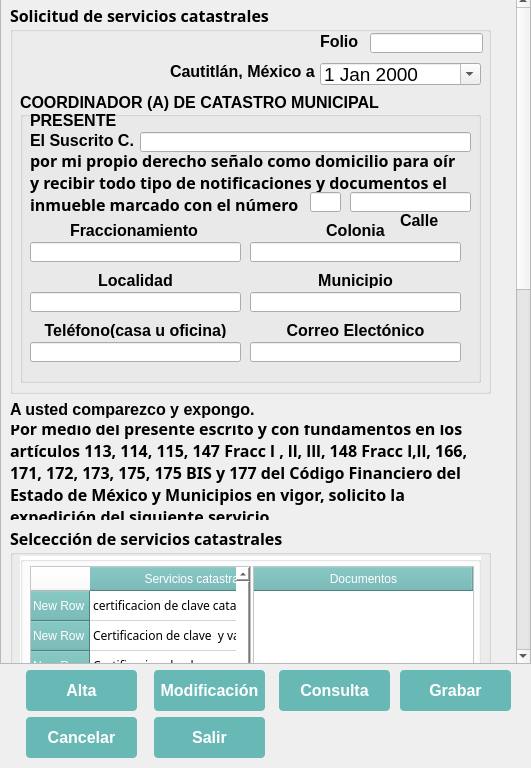
<?xml version="1.0" encoding="UTF-8"?>
<ui version="4.0">
 <class>SolicitudDialogBase</class>
 <widget class="QDialog" name="SolicitudDialogBase">
  <property name="geometry">
   <rect>
    <x>0</x>
    <y>0</y>
    <width>531</width>
    <height>768</height>
   </rect>
  </property>
  <property name="windowTitle">
   <string>Solicitud</string>
  </property>
  <property name="styleSheet">
   <string notr="true">QPushButton{
background-color: rgb(104, 185, 181);
color : rgb(255,255,255);
border-radius : 4px;
}
QPushButton::hover{
background: rgb(188, 228, 226);
color : rgb(255,255,255);
border-radius : 4px;
}
QPushButton:disabled {
background : rgb(42, 124, 120);
}
QHeaderView::section
{
background-color: rgb(104, 185, 181);
color : rgb(255,255,255 );
text-align: right;
font-size:12px;
height:24px
}
</string>
  </property>
  <widget class="QScrollArea" name="scrollArea">
   <property name="geometry">
    <rect>
     <x>0</x>
     <y>-7</y>
     <width>531</width>
     <height>671</height>
    </rect>
   </property>
   <property name="widgetResizable">
    <bool>true</bool>
   </property>
   <widget class="QWidget" name="scrollAreaWidgetContents">
    <property name="geometry">
     <rect>
      <x>0</x>
      <y>-677</y>
      <width>512</width>
      <height>1526</height>
     </rect>
    </property>
    <layout class="QGridLayout" name="gridLayout">
     <item row="1" column="0" colspan="2">
      <widget class="QLabel" name="label_67">
       <property name="minimumSize">
        <size>
         <width>245</width>
         <height>19</height>
        </size>
       </property>
       <property name="maximumSize">
        <size>
         <width>245</width>
         <height>19</height>
        </size>
       </property>
       <property name="font">
        <font>
         <family>Arial</family>
         <pointsize>12</pointsize>
         <weight>75</weight>
         <bold>true</bold>
        </font>
       </property>
       <property name="text">
        <string>A usted comparezco y expongo.</string>
       </property>
      </widget>
     </item>
     <item row="2" column="0" colspan="3">
      <widget class="QLabel" name="label_68">
       <property name="minimumSize">
        <size>
         <width>489</width>
         <height>95</height>
        </size>
       </property>
       <property name="maximumSize">
        <size>
         <width>489</width>
         <height>95</height>
        </size>
       </property>
       <property name="font">
        <font>
         <family>Century Gothic</family>
         <pointsize>12</pointsize>
         <weight>75</weight>
         <bold>true</bold>
        </font>
       </property>
       <property name="text">
        <string>Por medio del presente escrito y con fundamentos en los 
artículos 113, 114, 115, 147 Fracc l , ll, lll, 148 Fracc l,ll, 166, 
171, 172, 173, 175, 175 BIS y 177 del Código Financiero del 
Estado de México y Municipios en vigor, solicito la 
expedición del siguiente servicio.</string>
       </property>
      </widget>
     </item>
     <item row="0" column="0" colspan="3">
      <widget class="QGroupBox" name="mGroupBox_24">
       <property name="minimumSize">
        <size>
         <width>481</width>
         <height>391</height>
        </size>
       </property>
       <property name="maximumSize">
        <size>
         <width>481</width>
         <height>391</height>
        </size>
       </property>
       <property name="font">
        <font>
         <family>Century Gothic</family>
         <pointsize>12</pointsize>
         <weight>75</weight>
         <bold>true</bold>
        </font>
       </property>
       <property name="title">
        <string>Solicitud de servicios catastrales</string>
       </property>
       <property name="alignment">
        <set>Qt::AlignLeading|Qt::AlignLeft|Qt::AlignTop</set>
       </property>
       <property name="flat">
        <bool>false</bool>
       </property>
       <property name="checkable">
        <bool>false</bool>
       </property>
       <widget class="QLabel" name="label_54">
        <property name="geometry">
         <rect>
          <x>310</x>
          <y>30</y>
          <width>51</width>
          <height>16</height>
         </rect>
        </property>
        <property name="font">
         <font>
          <family>Arial</family>
          <pointsize>12</pointsize>
          <weight>75</weight>
          <bold>true</bold>
         </font>
        </property>
        <property name="text">
         <string>Folio</string>
        </property>
       </widget>
       <widget class="QLineEdit" name="lineEdit_13">
        <property name="geometry">
         <rect>
          <x>360</x>
          <y>30</y>
          <width>113</width>
          <height>20</height>
         </rect>
        </property>
       </widget>
       <widget class="QDateEdit" name="dateEdit_4">
        <property name="geometry">
         <rect>
          <x>310</x>
          <y>60</y>
          <width>161</width>
          <height>22</height>
         </rect>
        </property>
        <property name="font">
         <font>
          <family>Arial</family>
          <pointsize>14</pointsize>
          <weight>9</weight>
          <italic>false</italic>
          <bold>false</bold>
         </font>
        </property>
        <property name="styleSheet">
         <string notr="true">
font: 75 14pt &quot;Arial&quot;;</string>
        </property>
        <property name="calendarPopup">
         <bool>true</bool>
        </property>
        <property name="timeSpec">
         <enum>Qt::TimeZone</enum>
        </property>
       </widget>
       <widget class="QLabel" name="label_55">
        <property name="geometry">
         <rect>
          <x>160</x>
          <y>60</y>
          <width>151</width>
          <height>16</height>
         </rect>
        </property>
        <property name="font">
         <font>
          <family>Arial</family>
          <pointsize>12</pointsize>
          <weight>75</weight>
          <bold>true</bold>
         </font>
        </property>
        <property name="text">
         <string>Cautitlán, México a</string>
        </property>
       </widget>
       <widget class="QGroupBox" name="groupBox_5">
        <property name="geometry">
         <rect>
          <x>10</x>
          <y>89</y>
          <width>461</width>
          <height>291</height>
         </rect>
        </property>
        <property name="font">
         <font>
          <family>Arial</family>
          <pointsize>12</pointsize>
          <weight>75</weight>
          <bold>true</bold>
         </font>
        </property>
        <property name="title">
         <string>COORDINADOR (A) DE CATASTRO MUNICIPAL</string>
        </property>
        <widget class="QLabel" name="label_71">
         <property name="geometry">
          <rect>
           <x>10</x>
           <y>20</y>
           <width>151</width>
           <height>16</height>
          </rect>
         </property>
         <property name="font">
          <font>
           <family>Arial</family>
           <pointsize>12</pointsize>
           <weight>75</weight>
           <bold>true</bold>
          </font>
         </property>
         <property name="text">
          <string>PRESENTE</string>
         </property>
        </widget>
        <widget class="QLabel" name="label_72">
         <property name="geometry">
          <rect>
           <x>10</x>
           <y>40</y>
           <width>111</width>
           <height>16</height>
          </rect>
         </property>
         <property name="font">
          <font>
           <family>Arial</family>
           <pointsize>12</pointsize>
           <weight>75</weight>
           <bold>true</bold>
          </font>
         </property>
         <property name="text">
          <string>El Suscrito C.</string>
         </property>
        </widget>
        <widget class="QLineEdit" name="lineEdit_14">
         <property name="geometry">
          <rect>
           <x>120</x>
           <y>40</y>
           <width>331</width>
           <height>20</height>
          </rect>
         </property>
        </widget>
        <widget class="QLabel" name="label_73">
         <property name="geometry">
          <rect>
           <x>10</x>
           <y>60</y>
           <width>611</width>
           <height>61</height>
          </rect>
         </property>
         <property name="font">
          <font>
           <family>Century Gothic</family>
           <pointsize>12</pointsize>
           <weight>75</weight>
           <bold>true</bold>
          </font>
         </property>
         <property name="text">
          <string>por mi propio derecho señalo como domicilio para oír  
y recibir todo tipo de notificaciones y documentos el 
inmueble marcado con el número</string>
         </property>
        </widget>
        <widget class="QLineEdit" name="lineEdit_15">
         <property name="geometry">
          <rect>
           <x>290</x>
           <y>100</y>
           <width>31</width>
           <height>20</height>
          </rect>
         </property>
        </widget>
        <widget class="QLineEdit" name="lineEdit_16">
         <property name="geometry">
          <rect>
           <x>330</x>
           <y>100</y>
           <width>121</width>
           <height>20</height>
          </rect>
         </property>
        </widget>
        <widget class="QLabel" name="label_74">
         <property name="geometry">
          <rect>
           <x>380</x>
           <y>120</y>
           <width>51</width>
           <height>16</height>
          </rect>
         </property>
         <property name="font">
          <font>
           <family>Arial</family>
           <pointsize>12</pointsize>
           <weight>75</weight>
           <bold>true</bold>
          </font>
         </property>
         <property name="text">
          <string>Calle</string>
         </property>
        </widget>
        <widget class="QLabel" name="label_75">
         <property name="geometry">
          <rect>
           <x>50</x>
           <y>130</y>
           <width>131</width>
           <height>16</height>
          </rect>
         </property>
         <property name="font">
          <font>
           <family>Arial</family>
           <pointsize>12</pointsize>
           <weight>75</weight>
           <bold>true</bold>
          </font>
         </property>
         <property name="text">
          <string>Fraccionamiento</string>
         </property>
        </widget>
        <widget class="QLineEdit" name="lineEdit_17">
         <property name="geometry">
          <rect>
           <x>10</x>
           <y>150</y>
           <width>211</width>
           <height>20</height>
          </rect>
         </property>
        </widget>
        <widget class="QLabel" name="label_76">
         <property name="geometry">
          <rect>
           <x>270</x>
           <y>130</y>
           <width>131</width>
           <height>16</height>
          </rect>
         </property>
         <property name="font">
          <font>
           <family>Arial</family>
           <pointsize>12</pointsize>
           <weight>75</weight>
           <bold>true</bold>
          </font>
         </property>
         <property name="text">
          <string>Colonia</string>
         </property>
         <property name="alignment">
          <set>Qt::AlignCenter</set>
         </property>
        </widget>
        <widget class="QLineEdit" name="lineEdit_18">
         <property name="geometry">
          <rect>
           <x>230</x>
           <y>150</y>
           <width>211</width>
           <height>20</height>
          </rect>
         </property>
        </widget>
        <widget class="QLabel" name="label_77">
         <property name="geometry">
          <rect>
           <x>50</x>
           <y>180</y>
           <width>131</width>
           <height>16</height>
          </rect>
         </property>
         <property name="font">
          <font>
           <family>Arial</family>
           <pointsize>12</pointsize>
           <weight>75</weight>
           <bold>true</bold>
          </font>
         </property>
         <property name="text">
          <string>Localidad</string>
         </property>
         <property name="alignment">
          <set>Qt::AlignCenter</set>
         </property>
        </widget>
        <widget class="QLineEdit" name="lineEdit_19">
         <property name="geometry">
          <rect>
           <x>10</x>
           <y>200</y>
           <width>211</width>
           <height>20</height>
          </rect>
         </property>
         <property name="text">
          <string/>
         </property>
        </widget>
        <widget class="QLabel" name="label_78">
         <property name="geometry">
          <rect>
           <x>270</x>
           <y>180</y>
           <width>131</width>
           <height>16</height>
          </rect>
         </property>
         <property name="font">
          <font>
           <family>Arial</family>
           <pointsize>12</pointsize>
           <weight>75</weight>
           <bold>true</bold>
          </font>
         </property>
         <property name="text">
          <string>Municipio</string>
         </property>
         <property name="alignment">
          <set>Qt::AlignCenter</set>
         </property>
        </widget>
        <widget class="QLineEdit" name="lineEdit_20">
         <property name="geometry">
          <rect>
           <x>230</x>
           <y>200</y>
           <width>211</width>
           <height>20</height>
          </rect>
         </property>
        </widget>
        <widget class="QLabel" name="label_79">
         <property name="geometry">
          <rect>
           <x>20</x>
           <y>230</y>
           <width>191</width>
           <height>16</height>
          </rect>
         </property>
         <property name="font">
          <font>
           <family>Arial</family>
           <pointsize>12</pointsize>
           <weight>75</weight>
           <bold>true</bold>
          </font>
         </property>
         <property name="text">
          <string>Teléfono(casa u oficina)</string>
         </property>
         <property name="alignment">
          <set>Qt::AlignCenter</set>
         </property>
        </widget>
        <widget class="QLineEdit" name="lineEdit_21">
         <property name="geometry">
          <rect>
           <x>10</x>
           <y>250</y>
           <width>211</width>
           <height>20</height>
          </rect>
         </property>
        </widget>
        <widget class="QLineEdit" name="lineEdit_22">
         <property name="geometry">
          <rect>
           <x>230</x>
           <y>250</y>
           <width>211</width>
           <height>20</height>
          </rect>
         </property>
        </widget>
        <widget class="QLabel" name="label_80">
         <property name="geometry">
          <rect>
           <x>240</x>
           <y>230</y>
           <width>191</width>
           <height>16</height>
          </rect>
         </property>
         <property name="font">
          <font>
           <family>Arial</family>
           <pointsize>12</pointsize>
           <weight>75</weight>
           <bold>true</bold>
          </font>
         </property>
         <property name="text">
          <string>Correo Electónico</string>
         </property>
         <property name="alignment">
          <set>Qt::AlignCenter</set>
         </property>
        </widget>
       </widget>
      </widget>
     </item>
     <item row="3" column="0" colspan="3">
      <widget class="QGroupBox" name="mGroupBox_25">
       <property name="minimumSize">
        <size>
         <width>481</width>
         <height>421</height>
        </size>
       </property>
       <property name="maximumSize">
        <size>
         <width>481</width>
         <height>421</height>
        </size>
       </property>
       <property name="font">
        <font>
         <family>Century Gothic</family>
         <pointsize>12</pointsize>
         <weight>75</weight>
         <bold>true</bold>
        </font>
       </property>
       <property name="title">
        <string>Selcección de servicios catastrales </string>
       </property>
       <property name="alignment">
        <set>Qt::AlignLeading|Qt::AlignLeft|Qt::AlignTop</set>
       </property>
       <property name="flat">
        <bool>false</bool>
       </property>
       <property name="checkable">
        <bool>false</bool>
       </property>
       <widget class="QGroupBox" name="groupBox_4">
        <property name="geometry">
         <rect>
          <x>10</x>
          <y>30</y>
          <width>461</width>
          <height>341</height>
         </rect>
        </property>
        <property name="styleSheet">
         <string notr="true">QTabBar::Tab{
background : rgb(174, 116, 0);
color : rgb(255, 255, 255);
font-weight: bold;
font-size: 12px;
width:224px
}

QTabBar::tab:selected, QTabBar::tab:hover {
color : rgb(174, 116, 0);
background : rgb(255, 255, 255);

}

QWidget{
background : rgb(255,255,255);
}

/*
QWidget:item:selected
{
	color: black; background-color:  rgb(250,238,224);
}
*/

</string>
        </property>
        <property name="title">
         <string/>
        </property>
        <widget class="QTableWidget" name="twOperaciones_6">
         <property name="geometry">
          <rect>
           <x>10</x>
           <y>10</y>
           <width>221</width>
           <height>321</height>
          </rect>
         </property>
         <property name="font">
          <font>
           <family>Century Gothic</family>
          </font>
         </property>
         <property name="styleSheet">
          <string notr="true"/>
         </property>
         <attribute name="horizontalHeaderDefaultSectionSize">
          <number>219</number>
         </attribute>
         <row>
          <property name="text">
           <string>New Row</string>
          </property>
         </row>
         <row>
          <property name="text">
           <string>New Row</string>
          </property>
         </row>
         <row>
          <property name="text">
           <string>New Row</string>
          </property>
         </row>
         <row>
          <property name="text">
           <string>New Row</string>
          </property>
         </row>
         <row>
          <property name="text">
           <string>New Row</string>
          </property>
         </row>
         <row>
          <property name="text">
           <string>New Row</string>
          </property>
         </row>
         <row>
          <property name="text">
           <string>New Row</string>
          </property>
         </row>
         <row>
          <property name="text">
           <string>New Row</string>
          </property>
         </row>
         <row>
          <property name="text">
           <string>New Row</string>
          </property>
         </row>
         <row>
          <property name="text">
           <string>New Row</string>
          </property>
         </row>
         <row>
          <property name="text">
           <string>New Row</string>
          </property>
         </row>
         <row>
          <property name="text">
           <string>New Row</string>
          </property>
         </row>
         <row>
          <property name="text">
           <string>New Row</string>
          </property>
         </row>
         <row>
          <property name="text">
           <string>New Row</string>
          </property>
         </row>
         <row>
          <property name="text">
           <string>New Row</string>
          </property>
         </row>
         <row>
          <property name="text">
           <string>New Row</string>
          </property>
         </row>
         <column>
          <property name="text">
           <string>Servicios catastrales</string>
          </property>
         </column>
         <item row="0" column="0">
          <property name="text">
           <string>certificacion de clave catastral</string>
          </property>
         </item>
         <item row="1" column="0">
          <property name="text">
           <string>Certificacion de clave  y valor catastral</string>
          </property>
         </item>
         <item row="2" column="0">
          <property name="text">
           <string>Certificacion de plano manzanero</string>
          </property>
         </item>
         <item row="3" column="0">
          <property name="text">
           <string>Verificacion de linderos</string>
          </property>
         </item>
         <item row="4" column="0">
          <property name="text">
           <string>Asignacion de clave catastral</string>
          </property>
         </item>
         <item row="5" column="0">
          <property name="text">
           <string>Levantamiento Topográfico</string>
          </property>
         </item>
         <item row="6" column="0">
          <property name="text">
           <string>Corrección de nombre ó domicilio</string>
          </property>
         </item>
         <item row="7" column="0">
          <property name="text">
           <string>Actualización de superficie de construcción</string>
          </property>
         </item>
         <item row="8" column="0">
          <property name="text">
           <string>Actualización de superficie de terreno</string>
          </property>
         </item>
         <item row="9" column="0">
          <property name="text">
           <string>Constancia de identificación catastral</string>
          </property>
         </item>
         <item row="10" column="0">
          <property name="text">
           <string>Certificación de no adeudo del predio</string>
          </property>
         </item>
         <item row="11" column="0">
          <property name="text">
           <string>Certificación de aportacion de mejoras</string>
          </property>
         </item>
         <item row="12" column="0">
          <property name="text">
           <string>Copia certificada </string>
          </property>
         </item>
         <item row="13" column="0">
          <property name="text">
           <string>Copia simple</string>
          </property>
         </item>
        </widget>
        <widget class="QTableWidget" name="twOperaciones_7">
         <property name="geometry">
          <rect>
           <x>233</x>
           <y>10</y>
           <width>221</width>
           <height>321</height>
          </rect>
         </property>
         <property name="font">
          <font>
           <family>Century Gothic</family>
          </font>
         </property>
         <property name="styleSheet">
          <string notr="true"/>
         </property>
         <attribute name="horizontalHeaderDefaultSectionSize">
          <number>219</number>
         </attribute>
         <column>
          <property name="text">
           <string>Documentos</string>
          </property>
         </column>
         <column>
          <property name="text">
           <string>OCULTA</string>
          </property>
         </column>
        </widget>
       </widget>
      </widget>
     </item>
     <item row="5" column="0" colspan="3">
      <widget class="QGroupBox" name="mGroupBox_26">
       <property name="minimumSize">
        <size>
         <width>481</width>
         <height>301</height>
        </size>
       </property>
       <property name="maximumSize">
        <size>
         <width>481</width>
         <height>301</height>
        </size>
       </property>
       <property name="font">
        <font>
         <family>Century Gothic</family>
         <pointsize>12</pointsize>
         <weight>75</weight>
         <bold>true</bold>
        </font>
       </property>
       <property name="title">
        <string>Datos del predio</string>
       </property>
       <property name="alignment">
        <set>Qt::AlignLeading|Qt::AlignLeft|Qt::AlignTop</set>
       </property>
       <property name="flat">
        <bool>false</bool>
       </property>
       <property name="checkable">
        <bool>false</bool>
       </property>
       <widget class="QLabel" name="label_70">
        <property name="geometry">
         <rect>
          <x>20</x>
          <y>30</y>
          <width>291</width>
          <height>16</height>
         </rect>
        </property>
        <property name="font">
         <font>
          <family>Arial</family>
          <pointsize>12</pointsize>
          <weight>75</weight>
          <bold>true</bold>
         </font>
        </property>
        <property name="text">
         <string>Del inmueble registrado a nombre de: </string>
        </property>
       </widget>
       <widget class="QLabel" name="label_91">
        <property name="geometry">
         <rect>
          <x>20</x>
          <y>80</y>
          <width>181</width>
          <height>16</height>
         </rect>
        </property>
        <property name="font">
         <font>
          <family>Arial</family>
          <pointsize>12</pointsize>
          <weight>75</weight>
          <bold>true</bold>
         </font>
        </property>
        <property name="text">
         <string>Con la clave catastral:</string>
        </property>
       </widget>
       <widget class="QLabel" name="label_92">
        <property name="geometry">
         <rect>
          <x>20</x>
          <y>110</y>
          <width>171</width>
          <height>16</height>
         </rect>
        </property>
        <property name="font">
         <font>
          <family>Arial</family>
          <pointsize>12</pointsize>
          <weight>75</weight>
          <bold>true</bold>
         </font>
        </property>
        <property name="text">
         <string>Superficie de terreno:</string>
        </property>
       </widget>
       <widget class="QLabel" name="label_93">
        <property name="geometry">
         <rect>
          <x>250</x>
          <y>110</y>
          <width>221</width>
          <height>16</height>
         </rect>
        </property>
        <property name="font">
         <font>
          <family>Arial</family>
          <pointsize>12</pointsize>
          <weight>75</weight>
          <bold>true</bold>
         </font>
        </property>
        <property name="text">
         <string>Superficie de construcción:</string>
        </property>
       </widget>
       <widget class="QLabel" name="label_94">
        <property name="geometry">
         <rect>
          <x>20</x>
          <y>160</y>
          <width>191</width>
          <height>16</height>
         </rect>
        </property>
        <property name="font">
         <font>
          <family>Arial</family>
          <pointsize>12</pointsize>
          <weight>75</weight>
          <bold>true</bold>
         </font>
        </property>
        <property name="text">
         <string>Ubicado con el número:</string>
        </property>
       </widget>
       <widget class="QLabel" name="label_95">
        <property name="geometry">
         <rect>
          <x>330</x>
          <y>180</y>
          <width>47</width>
          <height>13</height>
         </rect>
        </property>
        <property name="font">
         <font>
          <family>Arial</family>
          <pointsize>12</pointsize>
          <weight>75</weight>
          <bold>true</bold>
         </font>
        </property>
        <property name="text">
         <string>Calle:</string>
        </property>
       </widget>
       <widget class="QLineEdit" name="lineEdit_29">
        <property name="geometry">
         <rect>
          <x>20</x>
          <y>50</y>
          <width>451</width>
          <height>20</height>
         </rect>
        </property>
       </widget>
       <widget class="QLineEdit" name="lineEdit_33">
        <property name="geometry">
         <rect>
          <x>200</x>
          <y>80</y>
          <width>271</width>
          <height>20</height>
         </rect>
        </property>
       </widget>
       <widget class="QLineEdit" name="lineEdit_34">
        <property name="geometry">
         <rect>
          <x>20</x>
          <y>130</y>
          <width>221</width>
          <height>20</height>
         </rect>
        </property>
       </widget>
       <widget class="QLineEdit" name="lineEdit_35">
        <property name="geometry">
         <rect>
          <x>250</x>
          <y>130</y>
          <width>221</width>
          <height>20</height>
         </rect>
        </property>
       </widget>
       <widget class="QLineEdit" name="lineEdit_36">
        <property name="geometry">
         <rect>
          <x>210</x>
          <y>160</y>
          <width>31</width>
          <height>20</height>
         </rect>
        </property>
       </widget>
       <widget class="QLineEdit" name="lineEdit_37">
        <property name="geometry">
         <rect>
          <x>260</x>
          <y>160</y>
          <width>201</width>
          <height>20</height>
         </rect>
        </property>
       </widget>
       <widget class="QLabel" name="label_96">
        <property name="geometry">
         <rect>
          <x>60</x>
          <y>250</y>
          <width>131</width>
          <height>16</height>
         </rect>
        </property>
        <property name="font">
         <font>
          <family>Arial</family>
          <pointsize>12</pointsize>
          <weight>75</weight>
          <bold>true</bold>
         </font>
        </property>
        <property name="text">
         <string>Municipio</string>
        </property>
        <property name="alignment">
         <set>Qt::AlignCenter</set>
        </property>
       </widget>
       <widget class="QLineEdit" name="lineEdit_38">
        <property name="geometry">
         <rect>
          <x>240</x>
          <y>220</y>
          <width>221</width>
          <height>20</height>
         </rect>
        </property>
       </widget>
       <widget class="QLineEdit" name="lineEdit_39">
        <property name="geometry">
         <rect>
          <x>20</x>
          <y>220</y>
          <width>211</width>
          <height>20</height>
         </rect>
        </property>
       </widget>
       <widget class="QLineEdit" name="lineEdit_40">
        <property name="geometry">
         <rect>
          <x>20</x>
          <y>270</y>
          <width>211</width>
          <height>20</height>
         </rect>
        </property>
       </widget>
       <widget class="QLabel" name="label_97">
        <property name="geometry">
         <rect>
          <x>60</x>
          <y>200</y>
          <width>131</width>
          <height>16</height>
         </rect>
        </property>
        <property name="font">
         <font>
          <family>Arial</family>
          <pointsize>12</pointsize>
          <weight>75</weight>
          <bold>true</bold>
         </font>
        </property>
        <property name="text">
         <string>Fraccionamiento</string>
        </property>
       </widget>
       <widget class="QLabel" name="label_98">
        <property name="geometry">
         <rect>
          <x>280</x>
          <y>200</y>
          <width>131</width>
          <height>16</height>
         </rect>
        </property>
        <property name="font">
         <font>
          <family>Arial</family>
          <pointsize>12</pointsize>
          <weight>75</weight>
          <bold>true</bold>
         </font>
        </property>
        <property name="text">
         <string>Colonia</string>
        </property>
        <property name="alignment">
         <set>Qt::AlignCenter</set>
        </property>
       </widget>
      </widget>
     </item>
     <item row="4" column="0" colspan="3">
      <widget class="QGroupBox" name="mGroupBox_27">
       <property name="minimumSize">
        <size>
         <width>481</width>
         <height>251</height>
        </size>
       </property>
       <property name="maximumSize">
        <size>
         <width>481</width>
         <height>251</height>
        </size>
       </property>
       <property name="font">
        <font>
         <family>Century Gothic</family>
         <pointsize>12</pointsize>
         <weight>75</weight>
         <bold>true</bold>
        </font>
       </property>
       <property name="title">
        <string>Búsqueda</string>
       </property>
       <property name="alignment">
        <set>Qt::AlignLeading|Qt::AlignLeft|Qt::AlignTop</set>
       </property>
       <property name="flat">
        <bool>false</bool>
       </property>
       <property name="checkable">
        <bool>false</bool>
       </property>
       <widget class="QLabel" name="label_99">
        <property name="geometry">
         <rect>
          <x>102</x>
          <y>10</y>
          <width>152</width>
          <height>30</height>
         </rect>
        </property>
        <property name="font">
         <font>
          <family>Century Gothic</family>
          <pointsize>12</pointsize>
          <weight>75</weight>
          <bold>true</bold>
         </font>
        </property>
        <property name="text">
         <string>&lt;html&gt;&lt;head/&gt;&lt;body&gt;&lt;p align=&quot;right&quot;&gt;Búsqueda:&lt;/p&gt;&lt;/body&gt;&lt;/html&gt;</string>
        </property>
       </widget>
       <widget class="QLineEdit" name="leBusqueda_3">
        <property name="geometry">
         <rect>
          <x>20</x>
          <y>40</y>
          <width>371</width>
          <height>20</height>
         </rect>
        </property>
        <property name="font">
         <font>
          <family>Century Gothic</family>
          <pointsize>12</pointsize>
          <weight>75</weight>
          <bold>true</bold>
         </font>
        </property>
       </widget>
       <widget class="QTableWidget" name="twOperaciones_8">
        <property name="geometry">
         <rect>
          <x>20</x>
          <y>70</y>
          <width>441</width>
          <height>171</height>
         </rect>
        </property>
        <property name="font">
         <font>
          <family>Century Gothic</family>
         </font>
        </property>
        <property name="styleSheet">
         <string notr="true">QHeaderView::section
{
background-color: rgb(238,225,200);
color : rgb(52, 42, 24 );
text-align: right;
font-size:12px;
height:24px
}</string>
        </property>
        <attribute name="horizontalHeaderDefaultSectionSize">
         <number>149</number>
        </attribute>
        <column>
         <property name="text">
          <string>Datos</string>
         </property>
        </column>
       </widget>
       <widget class="QPushButton" name="btnBrowse_7">
        <property name="geometry">
         <rect>
          <x>400</x>
          <y>30</y>
          <width>71</width>
          <height>31</height>
         </rect>
        </property>
        <property name="font">
         <font>
          <family>Century Gothic</family>
          <pointsize>10</pointsize>
          <weight>75</weight>
          <bold>true</bold>
         </font>
        </property>
        <property name="styleSheet">
         <string notr="true"/>
        </property>
        <property name="text">
         <string/>
        </property>
        <property name="iconSize">
         <size>
          <width>30</width>
          <height>30</height>
         </size>
        </property>
       </widget>
      </widget>
     </item>
    </layout>
   </widget>
  </widget>
  <widget class="QPushButton" name="btnSalir">
   <property name="geometry">
    <rect>
     <x>154</x>
     <y>717</y>
     <width>111</width>
     <height>41</height>
    </rect>
   </property>
   <property name="minimumSize">
    <size>
     <width>111</width>
     <height>41</height>
    </size>
   </property>
   <property name="maximumSize">
    <size>
     <width>111</width>
     <height>41</height>
    </size>
   </property>
   <property name="font">
    <font>
     <family>Arial</family>
     <pointsize>12</pointsize>
     <weight>75</weight>
     <bold>true</bold>
    </font>
   </property>
   <property name="styleSheet">
    <string notr="true"/>
   </property>
   <property name="text">
    <string>Salir</string>
   </property>
   <property name="icon">
    <iconset>
     <normaloff>../../../../../../../../../../../Documents/boton cedula.ico</normaloff>../../../../../../../../../../../Documents/boton cedula.ico</iconset>
   </property>
   <property name="iconSize">
    <size>
     <width>300</width>
     <height>150</height>
    </size>
   </property>
  </widget>
  <widget class="QPushButton" name="btnAlta">
   <property name="geometry">
    <rect>
     <x>26</x>
     <y>670</y>
     <width>111</width>
     <height>41</height>
    </rect>
   </property>
   <property name="minimumSize">
    <size>
     <width>111</width>
     <height>41</height>
    </size>
   </property>
   <property name="maximumSize">
    <size>
     <width>111</width>
     <height>41</height>
    </size>
   </property>
   <property name="font">
    <font>
     <family>Arial</family>
     <pointsize>12</pointsize>
     <weight>75</weight>
     <bold>true</bold>
    </font>
   </property>
   <property name="styleSheet">
    <string notr="true"/>
   </property>
   <property name="text">
    <string>Alta</string>
   </property>
   <property name="icon">
    <iconset>
     <normaloff>../../../../../../../../../../../Documents/boton cedula.ico</normaloff>../../../../../../../../../../../Documents/boton cedula.ico</iconset>
   </property>
   <property name="iconSize">
    <size>
     <width>300</width>
     <height>150</height>
    </size>
   </property>
  </widget>
  <widget class="QPushButton" name="btnModi">
   <property name="geometry">
    <rect>
     <x>154</x>
     <y>670</y>
     <width>111</width>
     <height>41</height>
    </rect>
   </property>
   <property name="minimumSize">
    <size>
     <width>111</width>
     <height>41</height>
    </size>
   </property>
   <property name="maximumSize">
    <size>
     <width>111</width>
     <height>41</height>
    </size>
   </property>
   <property name="font">
    <font>
     <family>Arial</family>
     <pointsize>12</pointsize>
     <weight>75</weight>
     <bold>true</bold>
    </font>
   </property>
   <property name="styleSheet">
    <string notr="true"/>
   </property>
   <property name="text">
    <string>Modificación</string>
   </property>
   <property name="icon">
    <iconset>
     <normaloff>../../../../../../../../../../../Documents/boton cedula.ico</normaloff>../../../../../../../../../../../Documents/boton cedula.ico</iconset>
   </property>
   <property name="iconSize">
    <size>
     <width>300</width>
     <height>150</height>
    </size>
   </property>
  </widget>
  <widget class="QPushButton" name="btnCancelar">
   <property name="geometry">
    <rect>
     <x>26</x>
     <y>717</y>
     <width>111</width>
     <height>41</height>
    </rect>
   </property>
   <property name="minimumSize">
    <size>
     <width>111</width>
     <height>41</height>
    </size>
   </property>
   <property name="maximumSize">
    <size>
     <width>111</width>
     <height>41</height>
    </size>
   </property>
   <property name="font">
    <font>
     <family>Arial</family>
     <pointsize>12</pointsize>
     <weight>75</weight>
     <bold>true</bold>
    </font>
   </property>
   <property name="styleSheet">
    <string notr="true"/>
   </property>
   <property name="text">
    <string>Cancelar</string>
   </property>
   <property name="icon">
    <iconset>
     <normaloff>../../../../../../../../../../../Documents/boton cedula.ico</normaloff>../../../../../../../../../../../Documents/boton cedula.ico</iconset>
   </property>
   <property name="iconSize">
    <size>
     <width>300</width>
     <height>150</height>
    </size>
   </property>
  </widget>
  <widget class="QPushButton" name="btnConsulta">
   <property name="geometry">
    <rect>
     <x>279</x>
     <y>670</y>
     <width>111</width>
     <height>41</height>
    </rect>
   </property>
   <property name="minimumSize">
    <size>
     <width>111</width>
     <height>41</height>
    </size>
   </property>
   <property name="maximumSize">
    <size>
     <width>111</width>
     <height>41</height>
    </size>
   </property>
   <property name="font">
    <font>
     <family>Arial</family>
     <pointsize>12</pointsize>
     <weight>75</weight>
     <bold>true</bold>
    </font>
   </property>
   <property name="styleSheet">
    <string notr="true"/>
   </property>
   <property name="text">
    <string>Consulta</string>
   </property>
   <property name="icon">
    <iconset>
     <normaloff>../../../../../../../../../../../Documents/boton cedula.ico</normaloff>../../../../../../../../../../../Documents/boton cedula.ico</iconset>
   </property>
   <property name="iconSize">
    <size>
     <width>300</width>
     <height>150</height>
    </size>
   </property>
  </widget>
  <widget class="QPushButton" name="btnGrabar">
   <property name="geometry">
    <rect>
     <x>400</x>
     <y>670</y>
     <width>111</width>
     <height>41</height>
    </rect>
   </property>
   <property name="minimumSize">
    <size>
     <width>111</width>
     <height>41</height>
    </size>
   </property>
   <property name="maximumSize">
    <size>
     <width>111</width>
     <height>41</height>
    </size>
   </property>
   <property name="font">
    <font>
     <family>Arial</family>
     <pointsize>12</pointsize>
     <weight>75</weight>
     <bold>true</bold>
    </font>
   </property>
   <property name="styleSheet">
    <string notr="true"/>
   </property>
   <property name="text">
    <string>Grabar</string>
   </property>
   <property name="icon">
    <iconset>
     <normaloff>../../../../../../../../../../../Documents/boton cedula.ico</normaloff>../../../../../../../../../../../Documents/boton cedula.ico</iconset>
   </property>
   <property name="iconSize">
    <size>
     <width>300</width>
     <height>150</height>
    </size>
   </property>
  </widget>
 </widget>
 <resources/>
 <connections/>
</ui>
